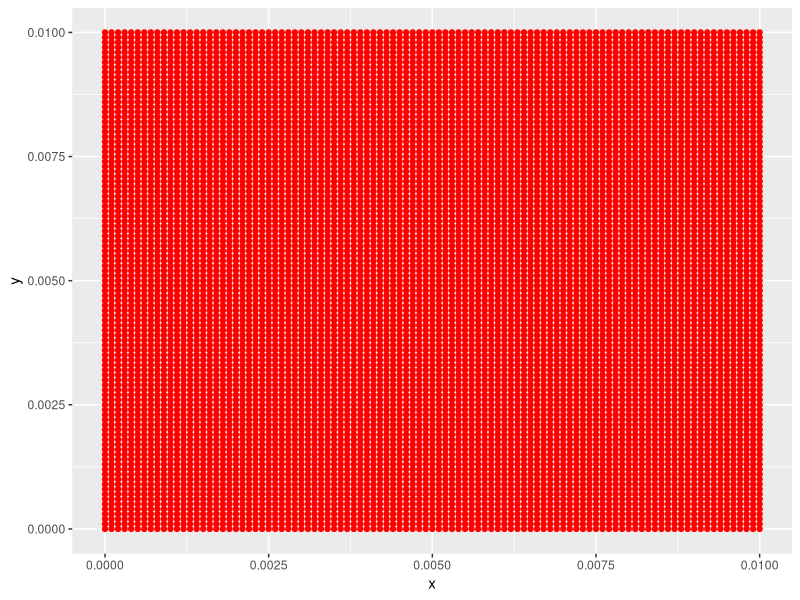
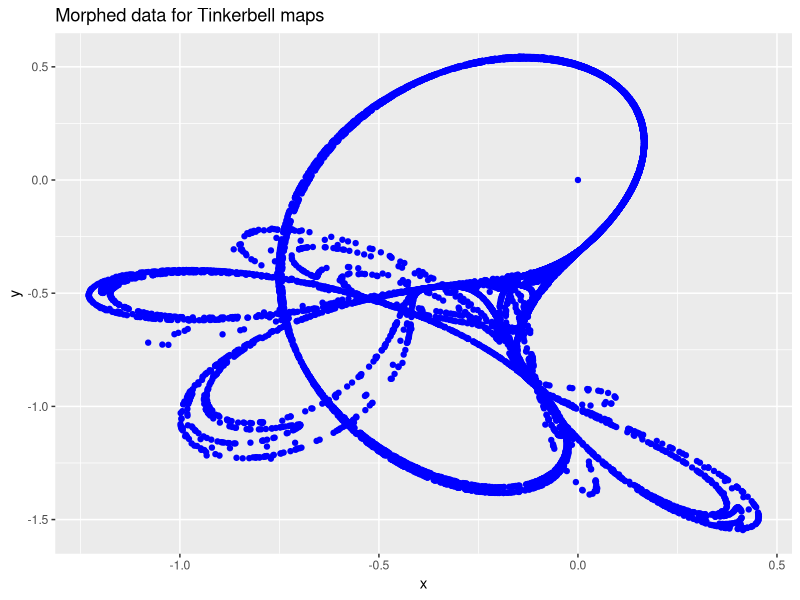
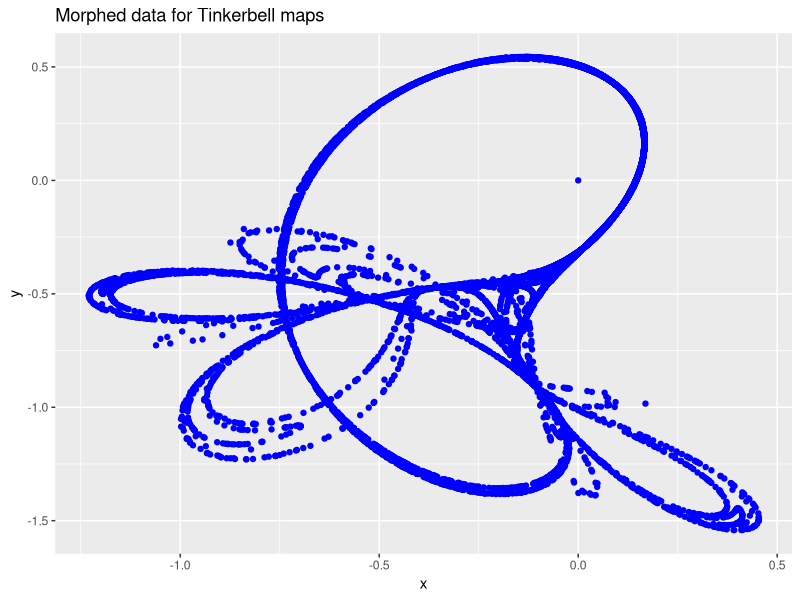
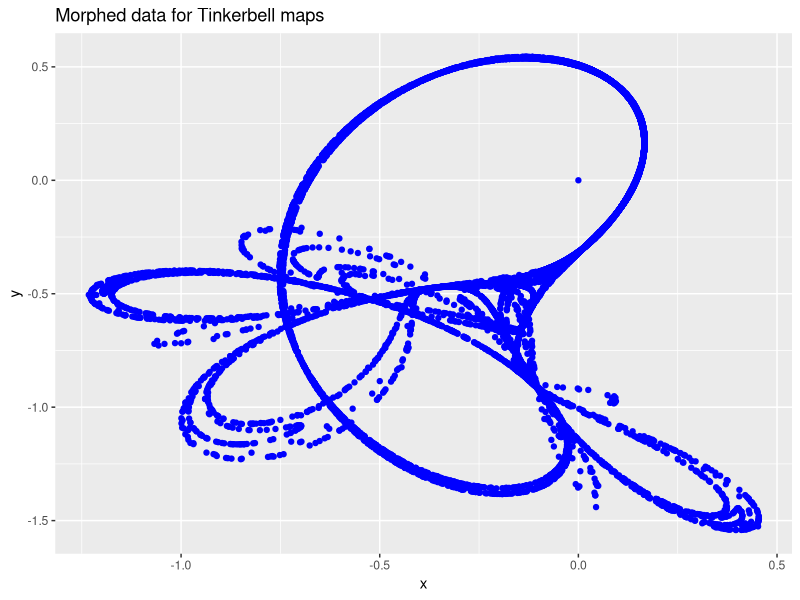
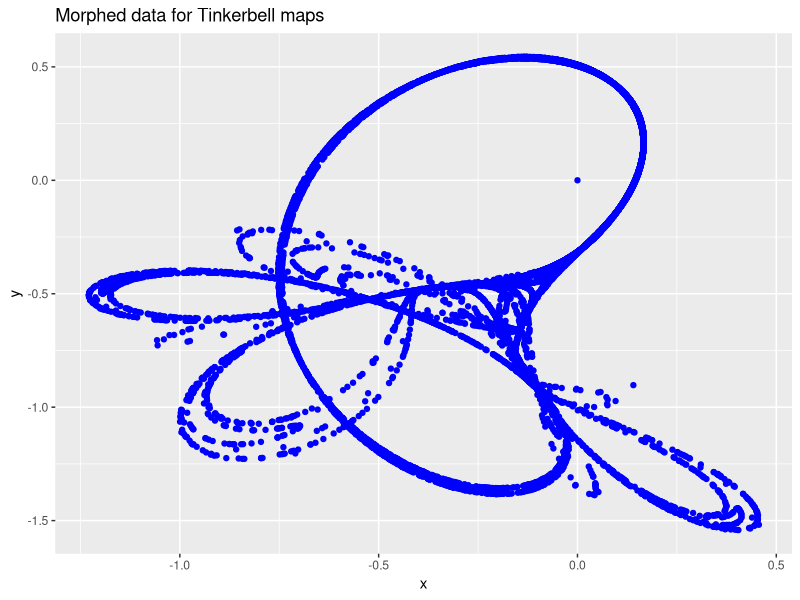
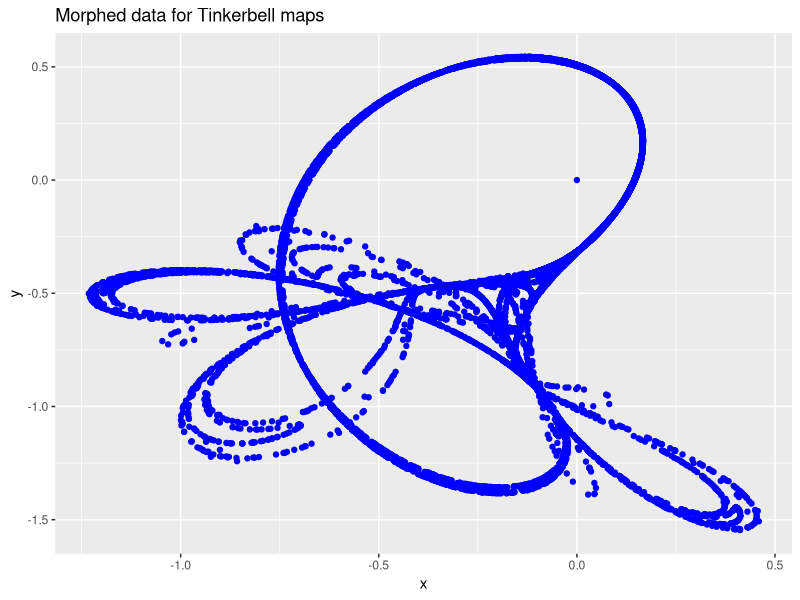
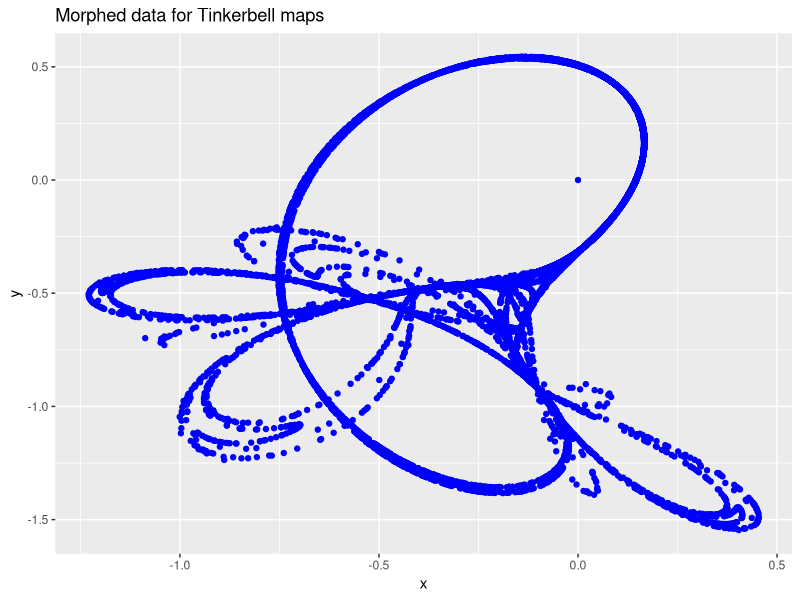
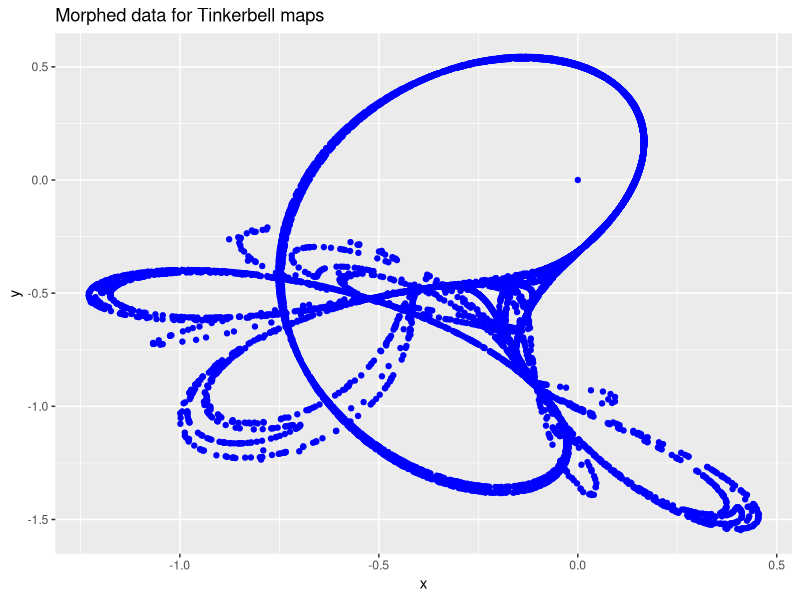

These charts were generated, in order, by the following R code:
# Square into a chaotic attractor using the Tinkerbell iterator setup
library(ggplot2)

# parameters of Henon
a <- 0.9
b <- -0.6013
c <- 2.0
d <- 0.5

# 2nd common parameter choice
#a <- -0.3
#b <- -0.6
#c <- 2.0
#d <- 0.27

# plot params and time steps
time_steps <- 1000
plot_every <- 100

#initial data params
square_length <- 0.01

# initial square 

x_seq <- seq(0, square_length, by = 0.0001)
y_seq <- x_seq

initial_square <- expand.grid(x_seq, y_seq)

colnames(initial_square) <- c("x", "y")

#initial plot
ggplot(
  data = initial_square
) + geom_point(aes(x = x, y = y), colour = "red")

Sys.sleep(3)

x_init <- initial_square$x
y_init <- initial_square$y

for (t in 1:time_steps) {
  cat(t, "\n")
  x_new  <- x_init*x_init - y_init*y_init + a*x_init + b * y_init
  y_new <- 2*x_init*y_init + c*x_init + d*y_init
  
  x_init <- x_new
  y_init <- y_new
  
  if (t %% plot_every == 0) {
    # new plot
    square <- data.frame(x = x_init, y = y_init)
    
    p1 <- ggplot(
      data = square
    ) + geom_point(aes(x = x, y = y), colour = "blue") + ggtitle("Morphed data for Tinkerbell maps")
    
    print(p1)
    
    Sys.sleep(3) # so we can see it
  }
}






